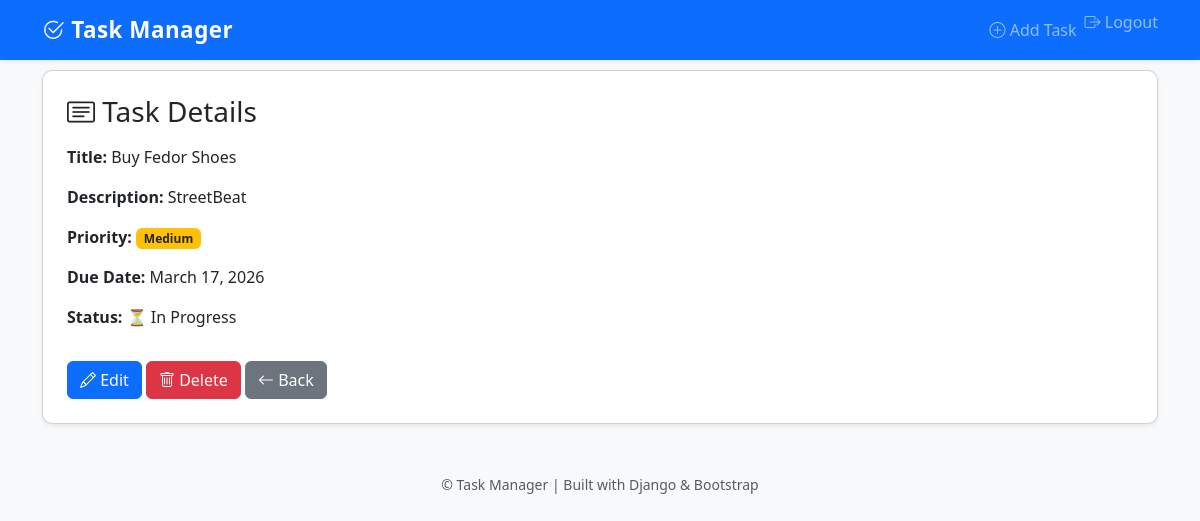
Page /tasks/task/11/ (signed in) on the committed database.
### tasks/models.py (models this page shows, shortened)
class Task(models.Model):
    title = models.CharField(max_length=200)
    description = models.TextField(blank=True)
    completed = models.BooleanField(default=False)
    priority = models.IntegerField(default=1)
    due_date = models.DateField(null=True, blank=True)
    user = models.ForeignKey(User, on_delete=models.CASCADE)

### tasks/views.py (the view)
# urls.py: path('task/<int:pk>/', views.task_detail, name='task_detail'),
@login_required
def task_detail(request, pk):
    task = get_object_or_404(Task, pk=pk, user=request.user)  # user filter added
    return render(request, 'tasks/task_detail.html', {'task': task})

### tasks/templates/tasks/task_detail.html
{% extends 'tasks/base.html' %}
{% block content %}
<div class="card shadow-sm p-4">
    <h3 class="mb-3"><i class="bi bi-card-text"></i> Task Details</h3>
    <p><strong>Title:</strong> {{ task.title }}</p>
    <p><strong>Description:</strong> {{ task.description|default:"No description" }}</p>
    <p><strong>Priority:</strong>
        {% if task.priority == 3 %}
            <span class="badge bg-danger">High</span>
        {% elif task.priority == 2 %}
            <span class="badge bg-warning text-dark">Medium</span>
        {% else %}
            <span class="badge bg-success">Low</span>
        {% endif %}
    </p>
    <p><strong>Due Date:</strong> {{ task.due_date|default:"No due date" }}</p>
    <p><strong>Status:</strong> {% if task.completed %}✅ Completed{% else %}⏳ In Progress{% endif %}</p>
    <div class="mt-3">
        <a href="{% url 'task_update' task.pk %}" class="btn btn-primary"><i class="bi bi-pencil"></i> Edit</a>
        <a href="{% url 'task_delete' task.pk %}" class="btn btn-danger"><i class="bi bi-trash"></i> Delete</a>
        <a href="{% url 'task_list' %}" class="btn btn-secondary"><i class="bi bi-arrow-left"></i> Back</a>
    </div>
</div>
{% endblock %}

### tasks/templates/tasks/style.css (style rules this page uses)
body { background-color: #f8f9fa; }
.card { border-radius: 10px; }

### rows in the picture
Task: title "Buy Fedor Shoes", description "StreetBeat", due_date "March 17, 2026"
